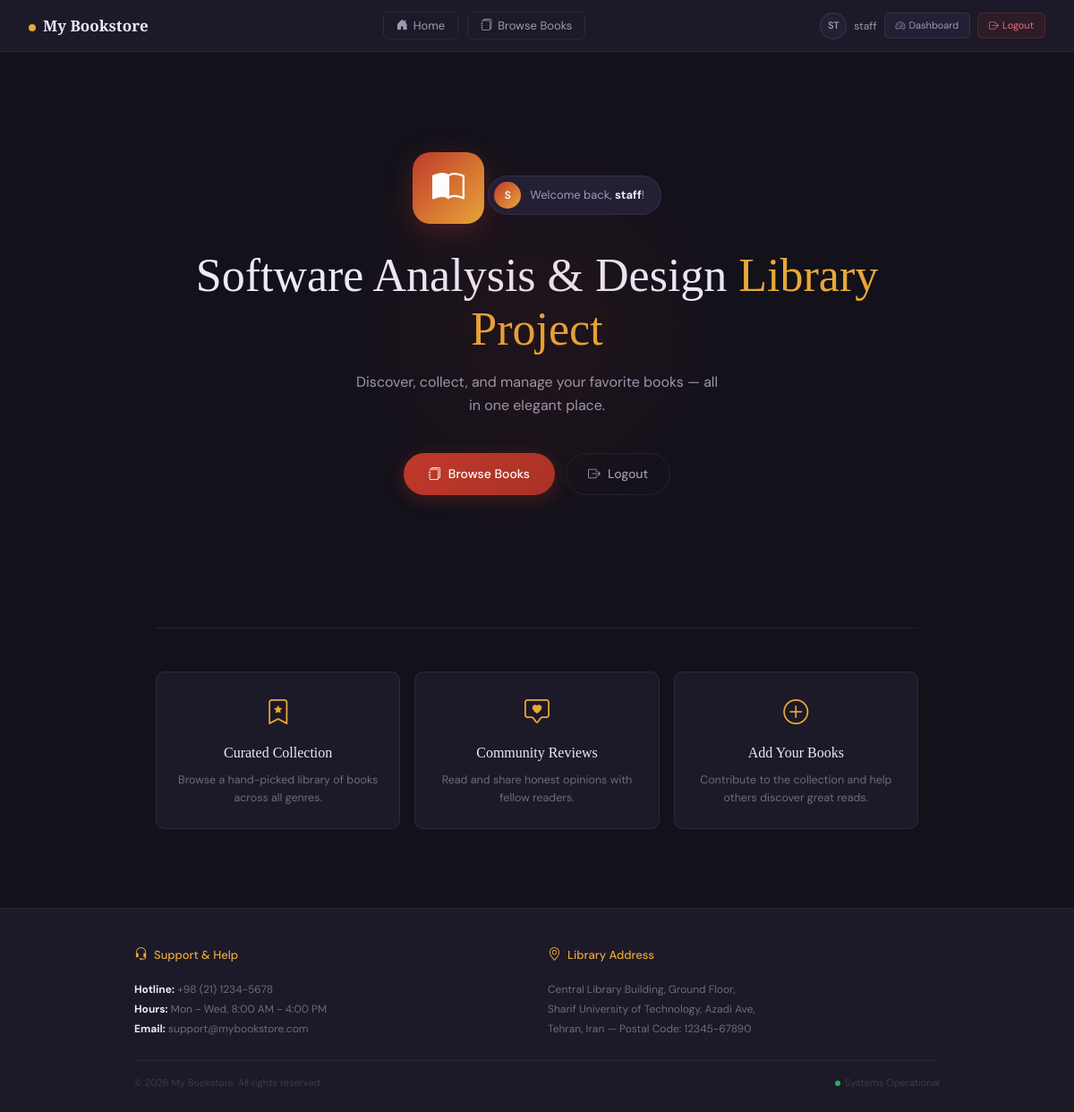
Screenshot of / (signed in) with the database file from the repository.
### accounts/models.py (models this page shows)
class CustomUser(AbstractUser):
    age = models.IntegerField(null=True, blank=True)

### pages/views.py (the view)
# urls.py: path('', HomePageView.as_view(), name='home'),
class HomePageView(TemplateView):
    template_name = 'home.html'
    def get_context_data(self, **kwargs):
        context = super().get_context_data(**kwargs)
        context['user'] = self.request.user
        return context

### templates/home.html (shortened to what this page needs)
{% extends '_base.html' %}
{% block content %}
<link rel="stylesheet" href="https://cdn.jsdelivr.net/npm/bootstrap-icons@1.11.3/font/bootstrap-icons.min.css">
<div class="hero">
  <div class="hero-icon"><i class="bi bi-book-half"></i></div>
  {% if user.is_authenticated %}
    <div class="welcome-chip">
      <div class="welcome-avatar">{{ user.username|first|upper }}</div>
      <span>Welcome back, <strong style="color:var(--text)">{{ user.username }}</strong>!</span>
    </div><br>
  {% endif %}
<h1>Software Analysis & Design <span>Library Project</span></h1>  <p class="hero-sub">Discover, collect, and manage your favorite books — all in one elegant place.</p>
  <div class="cta-group">
<a href="{% url 'books:book_list' %}" class="btn-primary">      <i class="bi bi-journals"></i>
      Browse Books
    </a>
    {% if user.is_authenticated %}
      <form method="post" action="{% url 'logout' %}" style="margin:0;">
        <button type="submit" class="btn-ghost">
          <i class="bi bi-box-arrow-right"></i>
          Logout
        </button>
      </form>
    {% else %}
      <a href="{% url 'login' %}" class="btn-ghost">
        <i class="bi bi-box-arrow-in-right"></i>
        Login
      </a>
    {% endif %}
  </div>
</div>
<div class="features">
  <div class="feature-card">
    <i class="bi bi-bookmark-star feature-icon"></i>
    <div class="feature-title">Curated Collection</div>
    <p class="feature-desc">Browse a hand-picked library of books across all genres.</p>
  </div>
  <div class="feature-card">
    <i class="bi bi-chat-square-heart feature-icon"></i>
    <div class="feature-title">Community Reviews</div>
    <p class="feature-desc">Read and share honest opinions with fellow readers.</p>
  </div>
  <div class="feature-card">
    <i class="bi bi-plus-circle feature-icon"></i>
    <div class="feature-title">Add Your Books</div>
    <p class="feature-desc">Contribute to the collection and help others discover great reads.</p>
  </div>
</div>
{% endblock %}

### templates/_base.html (shortened to what this page needs)
<!doctype html>
<html lang="en">
<head>
  <link rel="stylesheet" href="https://cdn.jsdelivr.net/npm/bootstrap@5.3.3/dist/css/bootstrap.min.css">
  <link rel="stylesheet" href="https://cdn.jsdelivr.net/npm/bootstrap-icons@1.11.3/font/bootstrap-icons.min.css">
</head>
<body>
<header class="site-header">
  <a href="{% url 'books:book_list' %}" class="brand-name">
    <span class="brand-dot"></span>My Bookstore
  </a>
  <nav>
    <a href="{% url 'home' %}" class="nav-link-custom">
      <i class="bi bi-house-door-fill"></i>Home
    </a>
    <a href="{% url 'books:book_list' %}" class="nav-link-custom">
      <i class="bi bi-journals"></i>Browse Books
    </a>
  </nav>
  <div class="d-flex align-items-center gap-2">
    {% if user.is_authenticated %}
      <div class="user-chip">
        <div class="user-avatar">{{ user.username|slice:":2"|upper }}</div>
        <span style="font-size:12px; color:var(--text-dim)">{{ user.username }}</span>
      </div>
      {% if user.is_staff or user.is_superuser %}
        <a href="{% url 'books:manager_dashboard' %}" class="btn-dashboard">
          <i class="bi bi-speedometer2 me-1"></i>Dashboard
        </a>
      {% endif %}
      <form action="{% url 'logout' %}" method="post" style="display:inline; margin:0">
        <button type="submit" class="btn-logout">
          <i class="bi bi-box-arrow-right me-1"></i>Logout
        </button>
      </form>
    {% else %}
      <a href="{% url 'login' %}" class="btn-login">
        <i class="bi bi-person me-1"></i>Login
      </a>
    {% endif %}
  </div>
</header>
<main class="site-main">
  {% block content %}{% endblock %}
</main>
<footer class="site-footer">
  <div class="footer-inner">
    <div class="row g-4">
      <div class="col-md-6 footer-col">
        <div class="footer-col-title">
          <i class="bi bi-headset"></i> Support & Help
        </div>
        <p>
          <strong style="color: var(--text);">Hotline:</strong> +98 (21) 1234-5678<br>
          <strong style="color: var(--text);">Hours:</strong> Mon - Wed, 8:00 AM - 4:00 PM<br>
          <strong style="color: var(--text);">Email:</strong> support@mybookstore.com
        </p>
      </div>
      <div class="col-md-6 footer-col">
        <div class="footer-col-title">
          <i class="bi bi-geo-alt"></i> Library Address
        </div>
        <p>
          Central Library Building, Ground Floor,<br>
          Sharif University of Technology, Azadi Ave,<br>
          Tehran, Iran — Postal Code: 12345-67890
        </p>
      </div>
    </div>
    <div class="footer-divider"></div>
    <div class="d-flex justify-content-between align-items-center">
      <span class="footer-copy">© 2026 My Bookstore. All rights reserved.</span>
      <span class="status-badge">
        <span class="status-dot"></span> Systems Operational
      </span>
    </div>
  </div>
</footer>
</body>
</html>

### templates/_base.html (style rules this page uses)
:root { --ink: #13111a; --surface: #1c1928; --surface2: #241f35; --accent: #c0392b; --accent2: #e8a838; --muted: #6e6a80; --border: rgba(255,255,255,.07); --text: #ede9f8; --text-dim: #9d99b0; }
body { background: var(--ink); color: var(--text); font-family: 'DM Sans', sans-serif; min-height: 100vh; display: flex; flex-direction: column; direction: ltr; }
.site-header { background: var(--surface); border-bottom: 1px solid var(--border); padding: 0 2rem; height: 58px; display: flex; align-items: center; justify-content: space-between; position: sticky; top: 0; z-index: 100; }
.brand-dot { width: 8px; height: 8px; border-radius: 50%; background: var(--accent2); display: inline-block; margin-right: 8px; }
.brand-name { font-family: 'Playfair Display', serif; font-size: 17px; font-weight: 700; color: var(--text); text-decoration: none; }
nav { display: flex; align-items: center; gap: 10px; }
.nav-link-custom { font-size: 13px; color: var(--text-dim); text-decoration: none; padding: 5px 14px; border-radius: 6px; border: 1px solid var(--border); transition: .2s; display: inline-flex; align-items: center; gap: 6px; }
.user-chip { display: flex; align-items: center; gap: 8px; }
.user-avatar { width: 30px; height: 30px; border-radius: 50%; background: var(--surface2); border: 1px solid rgba(255,255,255,.1); display: inline-flex; align-items: center; justify-content: center; font-size: 11px; font-weight: 600; color: var(--text-dim); }
.btn-logout { font-size: 11px; padding: 5px 12px; border-radius: 6px; border: 1px solid rgba(244,67,54,.2); background: rgba(244,67,54,.08); color: #e57373; cursor: pointer; transition: .2s; }
.btn-dashboard { font-size: 11px; padding: 5px 12px; border-radius: 6px; border: 1px solid rgba(255,255,255,.08); background: var(--surface2); color: var(--text-dim); text-decoration: none; transition: .2s; }
.site-main { flex: 1; max-width: 900px; width: 100%; margin: 2.5rem auto; padding: 0 1.5rem 3rem; }
.site-footer { background: var(--surface); border-top: 1px solid var(--border); padding: 2.5rem 2rem 1.5rem; margin-top: auto; }
.footer-inner { max-width: 900px; margin: 0 auto; }
.footer-col-title { font-size: 13px; font-weight: 500; color: var(--accent2); margin-bottom: 1rem; display: flex; align-items: center; gap: 7px; }
.footer-col-title i { font-size: 15px; }
.footer-col p { font-size: 12px; color: var(--muted); line-height: 1.85; margin: 0; }
.footer-divider { height: 1px; background: rgba(255,255,255,.05); margin: 1.5rem 0 1rem; }
.footer-copy { font-size: 11px; color: #3d3b4a; }
.status-badge { font-size: 11px; color: #3d3b4a; display: flex; align-items: center; gap: 5px; }
.status-dot { width: 6px; height: 6px; border-radius: 50%; background: #27ae60; display: inline-block; }
a { color: var(--accent2); text-decoration: none; }

### rows the page displays
CustomUser: username "ST", username "staff", username|first "S"
